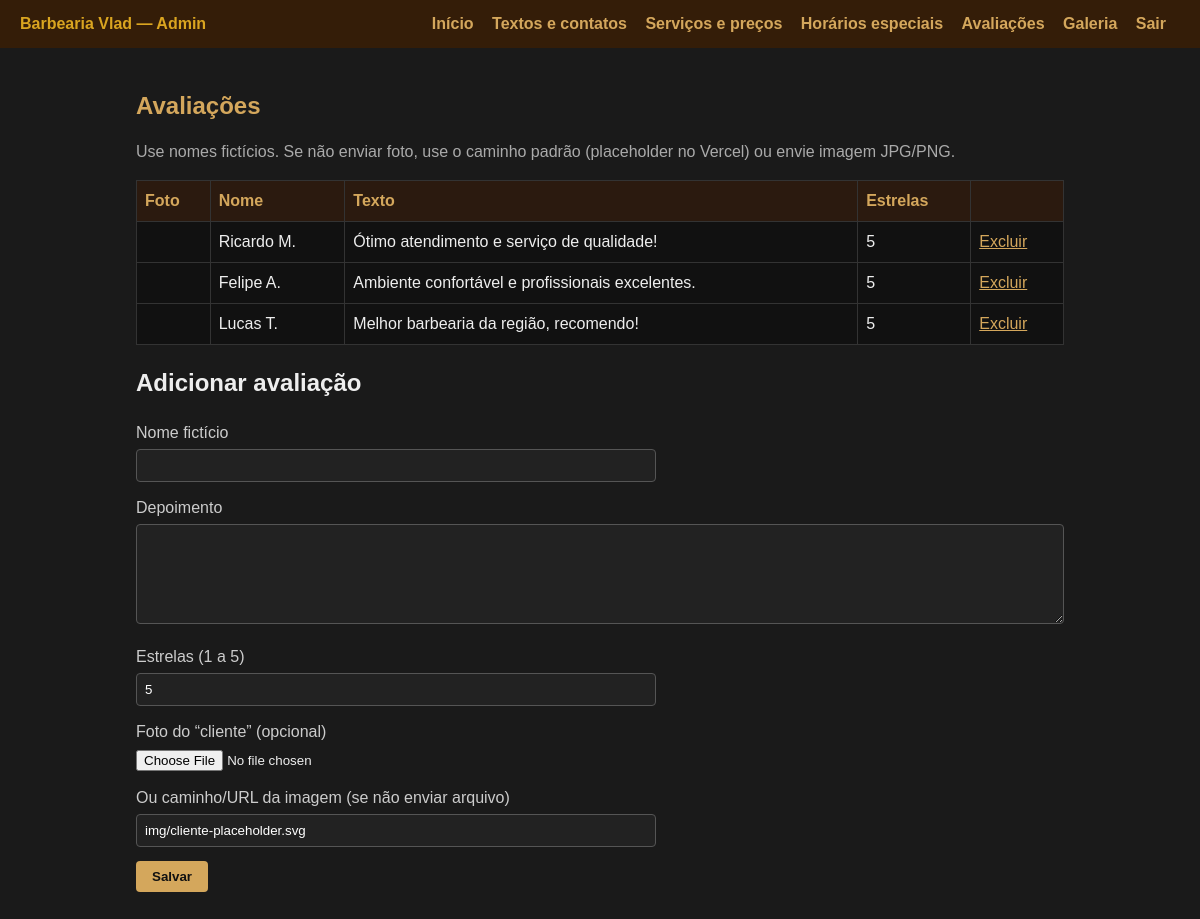
The page /admin/reviews.php (signed in) on the database its author committed.
### tables this page shows
CREATE TABLE reviews (
  id INT UNSIGNED AUTO_INCREMENT PRIMARY KEY,
  author_name VARCHAR(120) NOT NULL,
  quote VARCHAR(500) NOT NULL,
  stars TINYINT UNSIGNED NOT NULL DEFAULT 5,
  photo_path VARCHAR(255) NOT NULL,
  sort_order INT NOT NULL DEFAULT 0
);

### includes/functions.php (called while the page is built)
<?php
function h($s)
{
    return htmlspecialchars((string) $s, ENT_QUOTES, 'UTF-8');
}

### admin/reviews.php (the view, shortened to what this page needs)
<?php
require_once __DIR__ . '/_auth.php';
require_once dirname(__DIR__) . '/includes/functions.php';
$rows = [];
$res = $mysqli->query('SELECT id, author_name, quote, stars, photo_path FROM reviews ORDER BY sort_order, id');
if ($res) {
    while ($row = $res->fetch_assoc()) {
        $rows[] = $row;
    }
}
require_once __DIR__ . '/admin_header.php';
?>
<h1>Avaliações</h1>
<p style="color:#aaa;">Use nomes fictícios. Se não enviar foto, use o caminho padrão (placeholder no Vercel) ou envie imagem JPG/PNG.</p>
<table>
    <thead><tr><th>Foto</th><th>Nome</th><th>Texto</th><th>Estrelas</th><th></th></tr></thead>
    <tbody>
    <?php foreach ($rows as $r) {
        $src = $r['photo_path'];
        ?>
        <tr>
            <td><?php if ($src !== '') { ?><img class="thumb" src="<?php echo h($src); ?>" alt=""><?php } ?></td>
            <td><?php echo h($r['author_name']); ?></td>
            <td><?php echo h($r['quote']); ?></td>
            <td><?php echo (int) $r['stars']; ?></td>
            <td><a href="?del=<?php echo (int) $r['id']; ?>" onclick="return confirm('Excluir?');">Excluir</a></td>
        </tr>
    <?php } ?>
    </tbody>
</table>
<h2>Adicionar avaliação</h2>
<form method="post" enctype="multipart/form-data">
    <div class="row">
        <label for="author_name">Nome fictício</label>
        <input id="author_name" name="author_name" type="text" required>
    </div>
    <div class="row">
        <label for="quote">Depoimento</label>
        <textarea id="quote" name="quote" required></textarea>
    </div>
    <div class="row">
        <label for="stars">Estrelas (1 a 5)</label>
        <input id="stars" name="stars" type="number" min="1" max="5" value="5">
    </div>
    <div class="row">
        <label for="photo">Foto do “cliente” (opcional)</label>
        <input id="photo" name="photo" type="file" accept="image/jpeg,image/png,image/gif,image/webp">
    </div>
    <div class="row">
        <label for="photo_path">Ou caminho/URL da imagem (se não enviar arquivo)</label>
        <input id="photo_path" name="photo_path" type="text" value="img/cliente-placeholder.svg" placeholder="img/cliente-placeholder.svg">
    </div>
    <button type="submit">Salvar</button>
</form>
<?php require_once __DIR__ . '/admin_footer.php'; ?>

### admin/admin_header.php (style rules this page uses)
* { box-sizing: border-box; }
body { font-family: Arial, sans-serif; margin: 0; background: #1a1a1a; color: #eee; line-height: 1.5; }
a { color: #d4a75c; }
h1 { color: #d4a75c; font-size: 1.5rem; }
table { width: 100%; border-collapse: collapse; margin: 16px 0; background: #111; }
th, td { border: 1px solid #333; padding: 8px; text-align: left; }
th { background: #2b1a0f; color: #d4a75c; }
input[type="text"], input[type="password"], input[type="number"], textarea, select { width: 100%; max-width: 520px; padding: 8px; border-radius: 4px; border: 1px solid #555; background: #222; color: #fff; }
textarea { min-height: 100px; max-width: 100%; }
button, .btn-link { display: inline-block; padding: 8px 16px; background: #d4a75c; color: #111; border: none; border-radius: 4px; cursor: pointer; font-weight: bold; text-decoration: none; }
.row { margin-bottom: 14px; }
label { display: block; margin-bottom: 4px; color: #ccc; }

### rows shown on the page
reviews: author_name "Ricardo M.", quote "Ótimo atendimento e serviço de qualidade!", stars "5"
reviews: author_name "Felipe A.", quote "Ambiente confortável e profissionais excelentes.", stars "5"
reviews: author_name "Lucas T.", quote "Melhor barbearia da região, recomendo!", stars "5"
